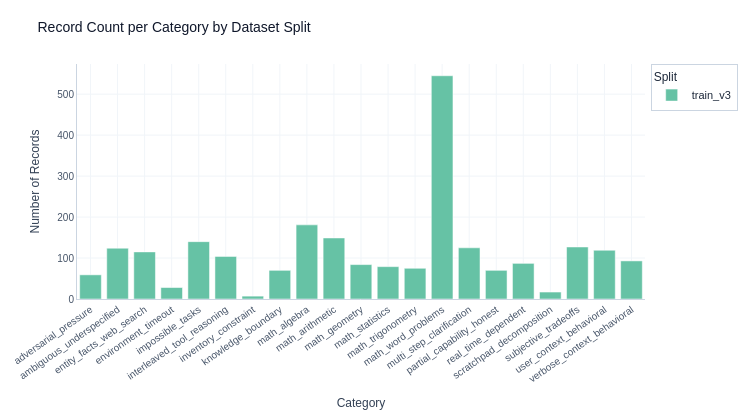

Source (notebook cell):
### Code cell
# --- 2c: Records per category per split (grouped bar) ---
split_cat = df.groupby(["split", "category"]).size().reset_index(name="count")
fig = px.bar(
    split_cat, x="category", y="count", color="split",
    barmode="group",
    title="Record Count per Category by Dataset Split",
    color_discrete_sequence=PALETTE,
    labels={"count": "Number of Records", "category": "Category", "split": "Split"},
)
fig.update_xaxes(tickangle=-35, title_text="Category")
fig.update_yaxes(title_text="Number of Records")
fig.update_layout(legend=dict(title="Split", x=1.01, y=1))
save_fig(fig, "02_split_category_counts", height=420)

### Figure 1 — Plotly figure (JSON) as saved in the notebook; plotly's stock layout.template omitted (floating-point values rounded to 4 significant figures)
{"data": [{"alignmentgroup": "True", "hovertemplate": "Split=train_v3<br>Category=%{x}<br>Number of Records=%{y}<extra></extra>", "legendgroup": "train_v3", "marker": {"color": "rgb(102,194,165)", "pattern": {"shape": ""}}, "name": "train_v3", "offsetgroup": "train_v3", "orientation": "v", "showlegend": true, "textposition": "auto", "type": "bar", "x": ["adversarial_pressure", "ambiguous_underspecified", "entity_facts_web_search", "environment_timeout", "impossible_tasks", "interleaved_tool_reasoning", "inventory_constraint", "knowledge_boundary", "math_algebra", "math_arithmetic", "math_geometry", "math_statistics", "math_trigonometry", "math_word_problems", "multi_step_clarification", "partial_capability_honest", "real_time_dependent", "scratchpad_decomposition", "subjective_tradeoffs", "user_context_behavioral", "verbose_context_behavioral"], "xaxis": "x", "y": [59, 124, 115, 28, 140, 104, 7, 70, 181, 149, 84, 79, 75, 545, 125, 70, 87, 17, 127, 119, 93], "yaxis": "y"}], "layout": {"barmode": "group", "font": {"color": "#1e293b", "family": "Arial, sans-serif", "size": 12}, "height": 420, "legend": {"bgcolor": "rgba(255,255,255,0.9)", "bordercolor": "#cbd5e1", "borderwidth": 1, "font": {"size": 11}, "title": {"font": {"size": 12}, "text": "Split"}, "tracegroupgap": 0, "x": 1.01, "y": 1}, "margin": {"b": 72, "l": 72, "r": 36, "t": 64}, "paper_bgcolor": "white", "plot_bgcolor": "white", "title": {"font": {"color": "#0f172a", "family": "Arial, sans-serif", "size": 14}, "text": "Record Count per Category by Dataset Split"}, "width": 750, "xaxis": {"anchor": "y", "domain": [0, 1], "gridcolor": "#f1f5f9", "gridwidth": 1, "linecolor": "#cbd5e1", "linewidth": 1, "showgrid": true, "showline": true, "tickangle": -35, "tickfont": {"color": "#475569", "family": "Arial, sans-serif", "size": 10}, "title": {"font": {"color": "#334155", "family": "Arial, sans-serif", "size": 12}, "text": "Category"}, "zeroline": false}, "yaxis": {"anchor": "x", "domain": [0, 1], "gridcolor": "#f1f5f9", "gridwidth": 1, "linecolor": "#cbd5e1", "linewidth": 1, "showgrid": true, "showline": true, "tickfont": {"color": "#475569", "family": "Arial, sans-serif", "size": 10}, "title": {"font": {"color": "#334155", "family": "Arial, sans-serif", "size": 12}, "text": "Number of Records"}, "zeroline": false}}}
